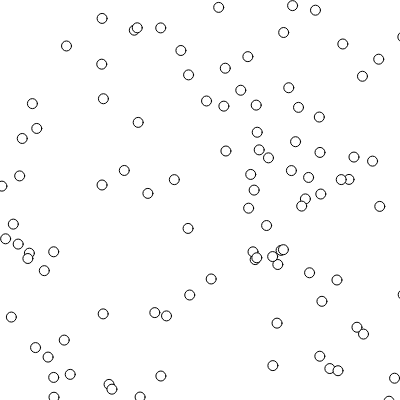
Frame 1 (no input)
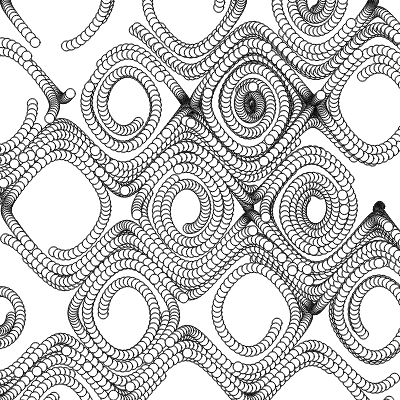
Frame 60 (no input)
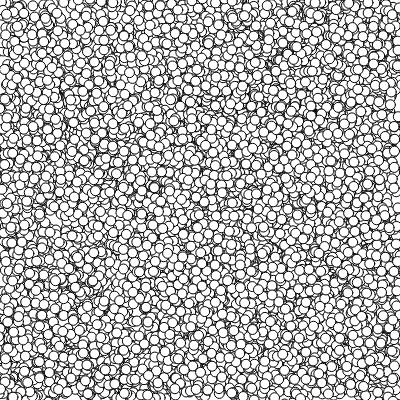
Frame 120 (the mouse pressed at the canvas centre since frame 60)

The p5.js sketch that drew these frames (run headless with seeded random() and noise() and a simulated clock; from frame 60 on, the mouse is pressed at the canvas centre):

// p5.js sketch
// ── sketch.js
var x,y;
var dt = 5;
var a = 0.03;
var b = 0.05;
var ballCount = 100;

// 函数setup() ：准备阶段
function setup() {
	createCanvas(400,400);
	x = new Array();
	y = new Array();
	initXY();
}

// 函数draw()：作画阶段
function draw() {
	fill(255);// 填充白色

	for(i=0;i<ballCount;i++)
	{
		var xi = x[i];
		var yi = y[i];
		var dx = dt * sin(a * yi);
		var dy = dt * sin(b * xi);
		xi = xi + dx;
		yi = yi + dy;
		x[i] = xi;
		y[i] = yi;

		ellipse(xi,yi,10,10); // 画圆形
	}

	if(mouseIsPressed)
	{
		initXY();
	}
	
}

function initXY()
{
	for(i=0;i<ballCount;i++)
	{
		x[i] = random(0,400);
		y[i] = random(0,400);
	}
}
